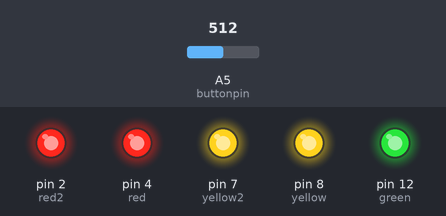
Recording of a sketch running on a simulated Arduino Uno, built with avr-gcc and run on an emulated ATmega328P. Shown: output pins drawn as LEDs (lit = HIGH). Inputs (shaded band) come from the test bench; at power-on: A5 (buttonpin) = 512.

Above: at 1.2 s.
1.3 s: A5 (buttonpin) set to 82
2.8 s: A5 (buttonpin) set to 77
At 3.9 s:
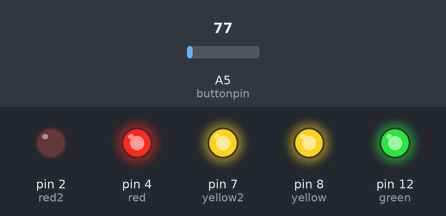
4.3 s: A5 (buttonpin) set to 58
At 5.1 s:
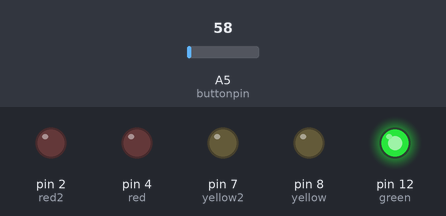
5.8 s: A5 (buttonpin) set to 0
At 6.2 s:
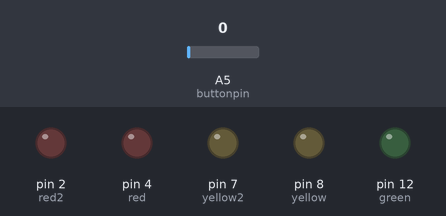
7.3 s: A5 (buttonpin) set to 68
At 8.5 s:
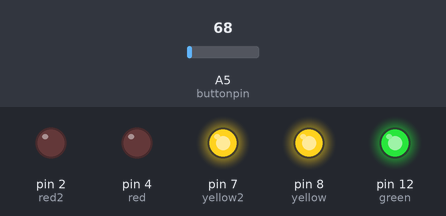
8.8 s: A5 (buttonpin) set to 48
At 9.7 s:
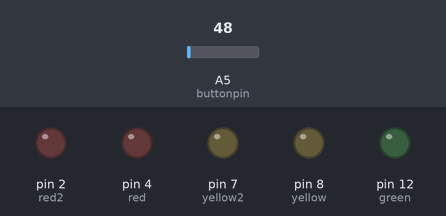
Timing chart, 0 to 11.3 s (numbered marks = the images above; inputs shaded):
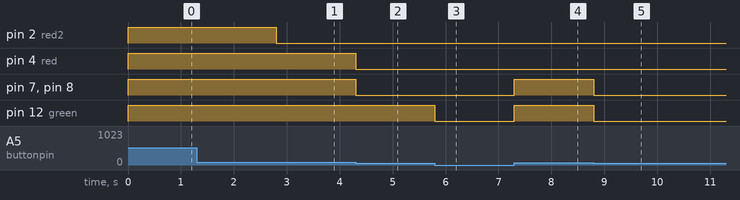

The sketch:

sketch_sound_led.ino
```cpp
int green = 12 ;// define LED Interface
int yellow = 8 ;
int yellow2 = 7 ;
int red = 4 ;
int red2 = 2 ;
int buttonpin = A5; // define D0 Sensor Interface
int val = 0;// define numeric variables val
void setup ()
{
 pinMode (red, OUTPUT) ;// define LED as output interfacepinMode
 pinMode (yellow, OUTPUT) ;// define LED as output interface
 pinMode (green, OUTPUT) ;// define LED as output interface
  pinMode (yellow2, OUTPUT) ;// define LED as output interface
 pinMode (red2, OUTPUT) ;// define LED as output interface
 pinMode (buttonpin, INPUT) ;// output interface D0 is defined sensor
}
void loop ()
{
 val = analogRead(buttonpin);//
 if (val >= 58) //
 {
 digitalWrite (green, HIGH);
 }
 else
 {
   digitalWrite (green, LOW);
 }

  if (val >= 63) //
 {
 digitalWrite (yellow, HIGH);
 }
 else
 {
   digitalWrite (yellow, LOW);
 }

  if (val >= 68) //
 {
 digitalWrite (yellow2, HIGH);
 }
 else
 {
   digitalWrite (yellow2, LOW);
 }

  if (val >= 73) //
 {
 digitalWrite (red, HIGH);
 }
 else
 {
   digitalWrite (red, LOW);
 }

  if (val >= 78) //
 {
 digitalWrite (red2, HIGH);
 }
 else
 {
   digitalWrite (red2, LOW);
 }
}
```

Measured:
- the behaviour switches between 78 and 77 on A5 (buttonpin) (found by bisection; images 0 and 1)
- after the input at 1.3 s, every drawn part: stays the same
- after the input at 2.8 s, pin 2 (red2): HIGH → LOW at once
- after the input at 4.3 s, pin 4 (red), pin 7 (yellow2), pin 8 (yellow): HIGH → LOW at once
- after the input at 5.8 s, pin 12 (green): HIGH → LOW at once
- after the input at 7.3 s, pin 7 (yellow2), pin 8 (yellow), pin 12 (green): LOW → HIGH at once
- after the input at 8.8 s, pin 7 (yellow2), pin 8 (yellow), pin 12 (green): HIGH → LOW at once
